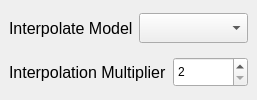
                                   <widget class="QWidget" name="interpolationContainer" native="true">
                                    <property name="enabled">
                                     <bool>true</bool>
                                    </property>
                                    <layout class="QVBoxLayout" name="verticalLayout_38">
                                     <property name="leftMargin">
                                      <number>9</number>
                                     </property>
                                     <property name="topMargin">
                                      <number>9</number>
                                     </property>
                                     <property name="rightMargin">
                                      <number>9</number>
                                     </property>
                                     <property name="bottomMargin">
                                      <number>9</number>
                                     </property>
                                     <item>
                                      <widget class="QWidget" name="widget_28" native="true">
                                       <layout class="QHBoxLayout" name="horizontalLayout_45">
                                        <property name="leftMargin">
                                         <number>0</number>
                                        </property>
                                        <property name="topMargin">
                                         <number>0</number>
                                        </property>
                                        <property name="rightMargin">
                                         <number>0</number>
                                        </property>
                                        <property name="bottomMargin">
                                         <number>0</number>
                                        </property>
                                        <item>
                                         <widget class="QLabel" name="label_14">
                                          <property name="font">
                                           <font>
                                            <pointsize>12</pointsize>
                                           </font>
                                          </property>
                                          <property name="text">
                                           <string>Interpolate Model</string>
                                          </property>
                                         </widget>
                                        </item>
                                        <item>
                                         <widget class="QComboBox" name="interpolateModelComboBox">
                                          <property name="sizePolicy">
                                           <sizepolicy hsizetype="MinimumExpanding" vsizetype="Fixed">
                                            <horstretch>0</horstretch>
                                            <verstretch>0</verstretch>
                                           </sizepolicy>
                                          </property>
                                          <property name="minimumSize">
                                           <size>
                                            <width>0</width>
                                            <height>0</height>
                                           </size>
                                          </property>
                                          <property name="maximumSize">
                                           <size>
                                            <width>230</width>
                                            <height>30</height>
                                           </size>
                                          </property>
                                          <property name="sizeIncrement">
                                           <size>
                                            <width>230</width>
                                            <height>0</height>
                                           </size>
                                          </property>
                                          <property name="currentIndex">
                                           <number>-1</number>
                                          </property>
                                         </widget>
                                        </item>
                                       </layout>
                                      </widget>
                                     </item>
                                     <item>
                                      <widget class="QWidget" name="interpolationContainer2" native="true">
                                       <layout class="QHBoxLayout" name="horizontalLayout_55">
                                        <property name="leftMargin">
                                         <number>0</number>
                                        </property>
                                        <property name="topMargin">
                                         <number>0</number>
                                        </property>
                                        <property name="rightMargin">
                                         <number>0</number>
                                        </property>
                                        <property name="bottomMargin">
                                         <number>0</number>
                                        </property>
                                        <item>
                                         <widget class="QLabel" name="label_11">
                                          <property name="font">
                                           <font>
                                            <pointsize>12</pointsize>
                                           </font>
                                          </property>
                                          <property name="text">
                                           <string>Interpolation Multiplier</string>
                                          </property>
                                         </widget>
                                        </item>
                                        <item>
                                         <widget class="QDoubleSpinBox" name="interpolationMultiplierSpinBox">
                                          <property name="sizePolicy">
                                           <sizepolicy hsizetype="Minimum" vsizetype="Minimum">
                                            <horstretch>0</horstretch>
                                            <verstretch>0</verstretch>
                                           </sizepolicy>
                                          </property>
                                          <property name="minimumSize">
                                           <size>
                                            <width>75</width>
                                            <height>30</height>
                                           </size>
                                          </property>
                                          <property name="maximumSize">
                                           <size>
                                            <width>75</width>
                                            <height>30</height>
                                           </size>
                                          </property>
                                          <property name="buttonSymbols">
                                           <enum>QAbstractSpinBox::ButtonSymbols::UpDownArrows</enum>
                                          </property>
                                          <property name="decimals">
                                           <number>0</number>
                                          </property>
                                          <property name="minimum">
                                           <double>2.000000000000000</double>
                                          </property>
                                          <property name="value">
                                           <double>2.000000000000000</double>
                                          </property>
                                         </widget>
                                        </item>
                                       </layout>
                                      </widget>
                                     </item>
                                    </layout>
                                   </widget>
